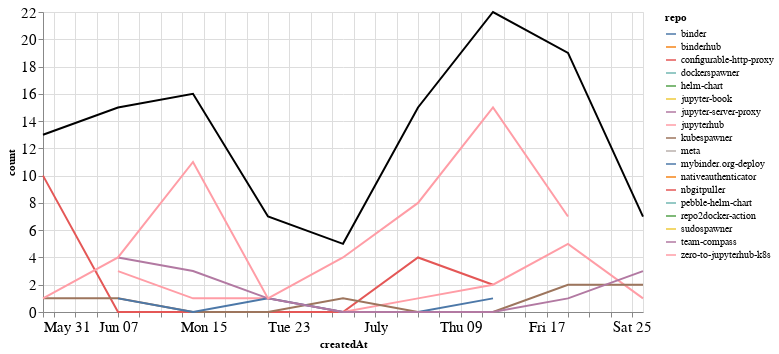

Notebook source saved alongside this figure:
### Markdown cell above
## Comments

### Code cell
comments_time = comments.groupby('repo').resample('W', on='createdAt').count()['author'].reset_index()
comments_time = comments_time.rename(columns={'author': 'count'})
comments_time_total = comments_time.groupby('createdAt').agg({"count": "sum"}).reset_index()
ch1 = alt.Chart(comments_time, width=600).mark_line().encode(
    x='createdAt',
    y='count',
    color='repo',
    tooltip="repo"
)

ch2 = alt.Chart(comments_time_total, width=600).mark_line(color="black").encode(
    x='createdAt',
    y='count',
)

ch1 + ch2

### Figure 1 — Vega-Lite specification as saved in the notebook (floating-point values rounded to 4 significant figures)
{"config": {"axisLeft": {"labelFontSize": 15}, "axisBottom": {"labelFontSize": 15}}, "layer": [{"data": {"name": "data-c6f4c74e9f135b5d4716e4fe14bb514b"}, "mark": "line", "encoding": {"color": {"type": "nominal", "field": "repo"}, "tooltip": {"type": "nominal", "field": "repo"}, "x": {"type": "temporal", "field": "createdAt"}, "y": {"type": "quantitative", "field": "count"}}, "width": 600}, {"data": {"name": "data-5896c0358d71b60364c4479cfb176790"}, "mark": {"type": "line", "color": "black"}, "encoding": {"x": {"type": "temporal", "field": "createdAt"}, "y": {"type": "quantitative", "field": "count"}}, "width": 600}], "$schema": "https://vega.github.io/schema/vega-lite/v4.8.1.json", "datasets": {"data-c6f4c74e9f135b5d4716e4fe14bb514b": [{"repo": "binder", "createdAt": "2020-07-19T00:00:00", "count": 2}, {"repo": "binderhub", "createdAt": "2020-05-31T00:00:00", "count": 1}, {"repo": "configurable-http-proxy", "createdAt": "2020-05-31T00:00:00", "count": 10}, {"repo": "configurable-http-proxy", "createdAt": "2020-06-07T00:00:00", "count": 0}, {"repo": "configurable-http-proxy", "createdAt": "2020-06-14T00:00:00", "count": 0}, {"repo": "configurable-http-proxy", "createdAt": "2020-06-21T00:00:00", "count": 0}, {"repo": "configurable-http-proxy", "createdAt": "2020-06-28T00:00:00", "count": 0}, {"repo": "configurable-http-proxy", "createdAt": "2020-07-05T00:00:00", "count": 4}, {"repo": "configurable-http-proxy", "createdAt": "2020-07-12T00:00:00", "count": 2}, {"repo": "dockerspawner", "createdAt": "2020-07-05T00:00:00", "count": 1}, {"repo": "helm-chart", "createdAt": "2020-06-07T00:00:00", "count": 1}, {"repo": "jupyter-book", "createdAt": "2020-07-12T00:00:00", "count": 1}, {"repo": "jupyter-server-proxy", "createdAt": "2020-06-14T00:00:00", "count": 1}, {"repo": "jupyterhub", "createdAt": "2020-06-07T00:00:00", "count": 3}, {"repo": "jupyterhub", "createdAt": "2020-06-14T00:00:00", "count": 1}, {"repo": "jupyterhub", "createdAt": "2020-06-21T00:00:00", "count": 1}, {"repo": "jupyterhub", "createdAt": "2020-06-28T00:00:00", "count": 0}, {"repo": "jupyterhub", "createdAt": "2020-07-05T00:00:00", "count": 1}, {"repo": "jupyterhub", "createdAt": "2020-07-12T00:00:00", "count": 2}, {"repo": "jupyterhub", "createdAt": "2020-07-19T00:00:00", "count": 5}, {"repo": "jupyterhub", "createdAt": "2020-07-26T00:00:00", "count": 1}, {"repo": "kubespawner", "createdAt": "2020-05-31T00:00:00", "count": 1}, {"repo": "kubespawner", "createdAt": "2020-06-07T00:00:00", "count": 1}, {"repo": "kubespawner", "createdAt": "2020-06-14T00:00:00", "count": 0}, {"repo": "kubespawner", "createdAt": "2020-06-21T00:00:00", "count": 0}, {"repo": "kubespawner", "createdAt": "2020-06-28T00:00:00", "count": 1}, {"repo": "kubespawner", "createdAt": "2020-07-05T00:00:00", "count": 0}, {"repo": "kubespawner", "createdAt": "2020-07-12T00:00:00", "count": 0}, {"repo": "kubespawner", "createdAt": "2020-07-19T00:00:00", "count": 2}, {"repo": "kubespawner", "createdAt": "2020-07-26T00:00:00", "count": 2}, {"repo": "meta", "createdAt": "2020-07-19T00:00:00", "count": 2}, {"repo": "mybinder.org-deploy", "createdAt": "2020-06-07T00:00:00", "count": 1}, {"repo": "mybinder.org-deploy", "createdAt": "2020-06-14T00:00:00", "count": 0}, {"repo": "mybinder.org-deploy", "createdAt": "2020-06-21T00:00:00", "count": 1}, {"repo": "mybinder.org-deploy", "createdAt": "2020-06-28T00:00:00", "count": 0}, {"repo": "mybinder.org-deploy", "createdAt": "2020-07-05T00:00:00", "count": 0}, {"repo": "mybinder.org-deploy", "createdAt": "2020-07-12T00:00:00", "count": 1}, {"repo": "nativeauthenticator", "createdAt": "2020-07-12T00:00:00", "count": 1}, {"repo": "nbgitpuller", "createdAt": "2020-07-05T00:00:00", "count": 1}, {"repo": "pebble-helm-chart", "createdAt": "2020-06-07T00:00:00", "count": 1}, {"repo": "repo2docker-action", "createdAt": "2020-07-26T00:00:00", "count": 1}, {"repo": "sudospawner", "createdAt": "2020-06-21T00:00:00", "count": 3}, {"repo": "team-compass", "createdAt": "2020-06-07T00:00:00", "count": 4}, {"repo": "team-compass", "createdAt": "2020-06-14T00:00:00", "count": 3}, {"repo": "team-compass", "createdAt": "2020-06-21T00:00:00", "count": 1}, {"repo": "team-compass", "createdAt": "2020-06-28T00:00:00", "count": 0}, {"repo": "team-compass", "createdAt": "2020-07-05T00:00:00", "count": 0}, {"repo": "team-compass", "createdAt": "2020-07-12T00:00:00", "count": 0}, {"repo": "team-compass", "createdAt": "2020-07-19T00:00:00", "count": 1}, {"repo": "team-compass", "createdAt": "2020-07-26T00:00:00", "count": 3}, {"repo": "zero-to-jupyterhub-k8s", "createdAt": "2020-05-31T00:00:00", "count": 1}, {"repo": "zero-to-jupyterhub-k8s", "createdAt": "2020-06-07T00:00:00", "count": 4}, {"repo": "zero-to-jupyterhub-k8s", "createdAt": "2020-06-14T00:00:00", "count": 11}, {"repo": "zero-to-jupyterhub-k8s", "createdAt": "2020-06-21T00:00:00", "count": 1}, {"repo": "zero-to-jupyterhub-k8s", "createdAt": "2020-06-28T00:00:00", "count": 4}, {"repo": "zero-to-jupyterhub-k8s", "createdAt": "2020-07-05T00:00:00", "count": 8}, {"repo": "zero-to-jupyterhub-k8s", "createdAt": "2020-07-12T00:00:00", "count": 15}, {"repo": "zero-to-jupyterhub-k8s", "createdAt": "2020-07-19T00:00:00", "count": 7}], "data-5896c0358d71b60364c4479cfb176790": [{"createdAt": "2020-05-31T00:00:00", "count": 13}, {"createdAt": "2020-06-07T00:00:00", "count": 15}, {"createdAt": "2020-06-14T00:00:00", "count": 16}, {"createdAt": "2020-06-21T00:00:00", "count": 7}, {"createdAt": "2020-06-28T00:00:00", "count": 5}, {"createdAt": "2020-07-05T00:00:00", "count": 15}, {"createdAt": "2020-07-12T00:00:00", "count": 22}, {"createdAt": "2020-07-19T00:00:00", "count": 19}, {"createdAt": "2020-07-26T00:00:00", "count": 7}]}}
